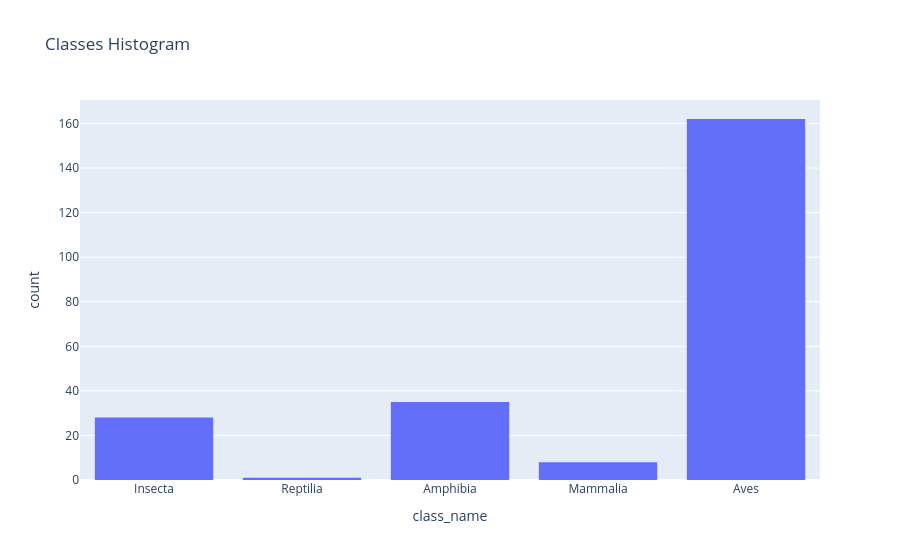

The notebook cell this image was saved under:
### Code cell
fig = px.histogram(data.taxonomy, x="class_name", title="Classes Histogram")
fig.show()

### Figure 1 — Plotly figure (JSON) as saved in the notebook; plotly's stock layout.template omitted (floating-point values rounded to 4 significant figures; data arrays with more than 128 entries replaced by an {"elided": "..."} marker saying what was removed)
{"data": [{"bingroup": "x", "hovertemplate": "class_name=%{x}<br>count=%{y}<extra></extra>", "legendgroup": "", "marker": {"color": "#636efa", "pattern": {"shape": ""}}, "name": "", "orientation": "v", "showlegend": false, "type": "histogram", "x": {"elided": "234 str values"}, "xaxis": "x", "yaxis": "y"}], "layout": {"barmode": "relative", "legend": {"tracegroupgap": 0}, "title": {"text": "Classes Histogram"}, "xaxis": {"anchor": "y", "domain": [0, 1], "title": {"text": "class_name"}}, "yaxis": {"anchor": "x", "domain": [0, 1], "title": {"text": "count"}}}}
